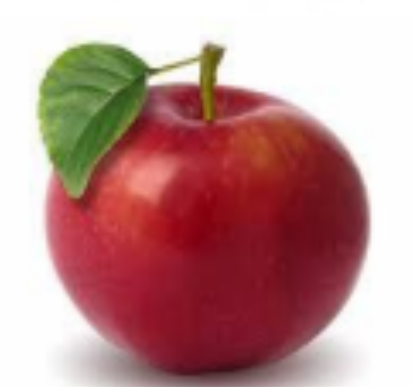
#> input picture images/Snake/apple.png, 412 x 387 px
$ python -i snake.py   (imports and definitions only)
#> lines starting #> are read from the running program, lines starting #| are printed output that depends on the picture; after the words box and inside, x2 and y2 are one past the last pixel; in counts of white or black regions, pixels touching at a corner belong together
### Core/imageMode.py
import numpy as np


def rgb_to_grayscale(image):
    """Convert an RGB image to grayscale using luminosity method."""
    r, g, b = image[:, :, 0], image[:, :, 1], image[:, :, 2]
    grayscale = 0.2989 * r + 0.5870 * g + 0.1140 * b  # Standard grayscale conversion
    return grayscale.astype(np.uint8)

# [13 lines left out: functions rgb_to_yuv, yuv_to_rgb, not called in this run]


def normalize_image(image):
    """Apply zero mean and unit variance normalization."""
    mean_val = np.mean(image)  # Compute mean intensity
    std_val = np.std(image)  # Compute standard deviation

    if std_val == 0:  # Avoid division by zero
        std_val = 1

    normalized_image = (image - mean_val) / std_val  # Zero mean normalization

    normalized_image = ((normalized_image - normalized_image.min()) /
                        (normalized_image.max() - normalized_image.min())) * 255

    return normalized_image.astype(np.uint8)

# [4 lines left out: function prepare_for_display, not called in this run]

### Core/kernelConvolution.py
import math

import numpy as np

from Core.imageMode import rgb_to_grayscale


def custom_convolution(image, kernel):
    if len(image.shape) == 3:
        image = rgb_to_grayscale(image)

    image_height, image_width = image.shape
    kernel_height, kernel_width = kernel.shape

    pad_height = kernel_height // 2
    pad_width = kernel_width // 2
    padded_image = np.pad(image, ((pad_height, pad_height), (pad_width, pad_width)), mode='symmetric')
    output = np.zeros_like(image)

    for i in range(image_height):
        for j in range(image_width):
            region = padded_image[i:i+kernel_height, j:j+kernel_width]
            output[i, j] = np.sum(region * kernel)

    return output


def custom_normalize(image, out_min=0, out_max=255):
    """
    Normalize image values to a specific range without using OpenCV.
    """
    # Handle empty images
    if image is None or image.size == 0:
        return None

    # Get min and max values
    img_min = np.min(image)
    img_max = np.max(image)

    # Avoid division by zero
    if img_max == img_min:
        return np.ones_like(image) * out_min

    # Normalize to specified range
    normalized = (image - img_min) * (out_max - out_min) / (img_max - img_min) + out_min
    return normalized.astype(np.uint8)

def generate_sobel_kernels(kernel_size):
    if kernel_size % 2 == 0:
        raise ValueError("Kernel size must be an odd number.")

    if kernel_size == 3:
        Gx = np.array([[1, 0, -1],
                       [2, 0, -2],
                       [1, 0, -1]])

        Gy = np.array([[1, 2, 1],
                       [0, 0, 0],
                       [-1, -2, -1]])
    else:
        pascal_row = np.array([math.comb(kernel_size - 1, i) for i in range(kernel_size)])
        deriv_kernel = np.array([-i for i in range(-(kernel_size // 2), kernel_size // 2 + 1)])
        Gx = np.outer(deriv_kernel, pascal_row)
        Gy = np.outer(pascal_row, deriv_kernel)

    Gx = Gx / np.sum(np.abs(Gx))
    Gy = Gy / np.sum(np.abs(Gy))

    return Gx, Gy

def sobel(image, kernel_size=3):
    Gx, Gy = generate_sobel_kernels(kernel_size)
    gradient_x = custom_convolution(image, Gx)
    gradient_y = custom_convolution(image, Gy)
    gradient_magnitude = np.sqrt(gradient_x**2 + gradient_y**2)
    gradient_direction = np.arctan2(gradient_y, gradient_x)
    gradient_magnitude = custom_normalize(gradient_magnitude, 0, 255)
    return gradient_x, gradient_y, gradient_magnitude, gradient_direction

def gaussian_kernel(size, sigma=1):
    ax = np.linspace(-(size // 2), size // 2, size)
    x, y = np.meshgrid(ax, ax)
    kernel = np.exp(-(x**2 + y**2) / (2 * sigma**2))
    return kernel / np.sum(kernel)

def gaussian_filter(image, kernel_size=5, sigma=1.5):
    kernel = gaussian_kernel(kernel_size, sigma)
    return custom_convolution(image, kernel).astype(np.uint8)

### Core/canny.py
# Canny filter implementation
from Core.kernelConvolution import gaussian_filter, sobel
import numpy as np

def canny(image, low_threshold=100, high_threshold=150):
    """
    image: rgb image
    low_threshold: low threshold for edge detection
    high_threshold: high threshold for edge detection
    return: edges detected using canny filter (2d array)
    """
    # image = gaussian_filter(image, 3, 2)
    image = gaussian_filter(image, 4, 1)
    _, _, magnitude, direction = sobel(image)
    suppressed = non_maximum(magnitude, direction)
    thresholded = double_threshold(suppressed, low_threshold, high_threshold)
    final_edges = hysteresis(thresholded)
    return final_edges.astype(np.uint8)

def non_maximum(magnitude, direction):
    """
    magnitude: magnitude of the gradient
    direction: direction of the gradient (radians)
    return: non-maximum suppressed image (2d array)
    """
    quantized_directions = quantization(direction)
    suppressed = np.zeros_like(magnitude)
    for y in range(1, magnitude.shape[0] - 1):
        for x in range(1, magnitude.shape[1] - 1):
            current_magnitude = magnitude[y, x]
            current_direction = quantized_directions[y, x]

            if current_direction == 0:  # Horizontal
                neighbors = [magnitude[y, x-1], magnitude[y, x+1]]
            elif current_direction == 45:  # Diagonal
                neighbors = [magnitude[y-1, x+1], magnitude[y+1, x-1]]
            elif current_direction == 90:  # Vertical
                neighbors = [magnitude[y-1, x], magnitude[y+1, x]]
            elif current_direction == 135:  # Anti-diagonal
                neighbors = [magnitude[y-1, x-1], magnitude[y+1, x+1]]
            if current_magnitude >= max(neighbors):
                suppressed[y, x] = current_magnitude
    return suppressed

def quantization(direction):
    """
    direction: direction of the gradient (radians)
    return: quantized directions (0, 45, 90, 135) degrees
    """
    direction = np.rad2deg(direction)
    quantized_directions = np.zeros_like(direction, dtype=int)
    quantized_directions[(direction >= 0) & (direction < 22.5)] = 0
    quantized_directions[(direction >= 22.5) & (direction < 67.5)] = 45
    quantized_directions[(direction >= 67.5) & (direction < 112.5)] = 90
    quantized_directions[(direction >= 112.5) & (direction < 157.5)] = 135
    quantized_directions[(direction >= 157.5) & (direction <= 180)] = 0
    return quantized_directions

def double_threshold(magnitude, low_threshold, high_threshold):
    """
    magnitude: magnitude of the gradient
    low_threshold: low threshold for edge detection
    high_threshold: high threshold for edge detection
    detectes edges by Tl and Th
    return: edges after applying double thresholding
    """
    edges = np.zeros_like(magnitude, dtype=np.uint8)
    strong_edges = (magnitude >= high_threshold)
    weak_edges = (magnitude >= low_threshold) & (magnitude < high_threshold)
    edges[strong_edges] = 255
    edges[weak_edges] = 100
    return edges

def hysteresis(edges):
    """
    edges: edges after applying double thresholding
    iterates over the weak edges and connects them to strong edges
    return: edges after applying hysterisis thresholding
    """
    final_edges = np.zeros_like(edges)
    strong_edges = (edges == 255)
    weak_edges = (edges == 100)
    final_edges[strong_edges] = 255
    neighbors = [(-1, -1), (-1, 0), (-1, 1),
                 (0, -1),          (0, 1),
                 (1, -1),  (1, 0), (1, 1)]
    for y in range(1, edges.shape[0] - 1):
        for x in range(1, edges.shape[1] - 1):
            if weak_edges[y, x]:
                for dy, dx in neighbors:
                    if final_edges[y + dy, x + dx] == 255:
                        final_edges[y, x] = 255
                        break
    return final_edges

# --------------Test the function---------------
# [35 lines left out: function test_edge_filters, not called in this run]

# test_edge_filters()

### Core/snake.py
import cv2
import numpy as np
import matplotlib.pyplot as plt
from Core.kernelConvolution import gaussian_filter, sobel, custom_convolution
from Core.imageMode import normalize_image, rgb_to_grayscale
from Core.canny import canny

start_point = None
end_point = None
cropping = False

# [32 lines left out: function select_initial_region, not called in this run]

def detect_edges(img):
    if img is None:
        raise ValueError("Input image is None")
    gray = rgb_to_grayscale(img)
    # blurred = gaussian_filter(gray, 5, 1)
    edges1 = canny(gray, 50, 100)
    edges2 = canny(gray, 50, 150)
    edges3 = canny(gray, 80, 200)
    combined_edges = np.maximum.reduce([edges1, edges2, edges3])
    return gray, combined_edges, img

def compute_energy_maps(image):
    gray, combined_edges, original_img = detect_edges(image)
    blurred = gaussian_filter(gray, 5, 1)
    _, _, gradient_magnitude, _ = sobel(blurred, 3)

    # Compute energy map as a weighted sum of gradient magnitude and edges
    # E = 255 - (0.6 * |∇I| + 0.4 * E_edges)
    energy_map = 255 - (0.6 * gradient_magnitude + 0.4 * combined_edges)

    edge_distance = distance_transform(255 - combined_edges)
    edge_distance = normalize_image(edge_distance)

    # Combined energy function , weighted average
    # E_combined = 0.5 * E_gradient + 0.5 * E_distance
    combined_energy = 0.5 * energy_map + 0.5 * edge_distance
    combined_energy = combined_energy.astype(np.float32)

    # Smooth the energy map to reduce noise
    energy_map_smooth = gaussian_filter(combined_energy, 5, 1)
    return energy_map_smooth, original_img

# [160 lines left out: functions compute_gradient_directions, initialize_contour, compute_external_forces, compute_internal_forces, smooth_contour, greedy_algorithm and 1 more, not called in this run]

def distance_transform(image):
    dist = np.full(image.shape, np.inf, dtype=np.float32)
    h, w = image.shape

    # First pass: top-left to bottom-right
    for y in range(h):
        for x in range(w):
            if image[y, x] == 0:
                dist[y, x] = 0
            else:
                if x > 0:
                    dist[y, x] = min(dist[y, x], dist[y, x - 1] + 1)
                if y > 0:
                    dist[y, x] = min(dist[y, x], dist[y - 1, x] + 1)

    # Second pass: bottom-right to top-left
    for y in range(h - 1, -1, -1):
        for x in range(w - 1, -1, -1):
            if x < w - 1:
                dist[y, x] = min(dist[y, x], dist[y, x + 1] + 1)
            if y < h - 1:
                dist[y, x] = min(dist[y, x], dist[y + 1, x] + 1)

    return dist

# [35 lines left out: functions draw_line, resample_contour, not called in this run]

# Explanation of the energy equation:
# The energy equation used in the active contour model is a combination of internal and external energies.
# Internal energy (E_int) is responsible for the smoothness and rigidity of the contour and is computed using gradient-based forces, smoothing, and rigidity.
# External energy (E_ext) is responsible for attracting the contour to the edges and is computed using radial forces based on the energy map.
# The total energy (E) is given by:
# E = E_int + E_ext
# where E_int = alpha * (gradient-based forces) + beta * (rigidity forces) and E_ext = gamma * (radial forces).

# Explanation of the greedy algorithm:
# The active contour model is a greedy algorithm because it iteratively updates the contour to minimize the energy function.
# In each iteration, the algorithm makes a locally optimal choice by adjusting the contour points based on the computed forces.
# This process continues until the contour converges to a stable shape, representing a locally optimal solution.

# Parameter ranges:
# alpha: Controls the elasticity of the contour (range: 0.0 to 1.0)
# beta: Controls the rigidity of the contour (range: 0.0 to 1.0)
# gamma: Controls the attraction to the edges (range: 0.0 to 1.0)

# [16 lines not run here, left out]

>>> import cv2
>>> picture = cv2.imread('../images/Snake/apple.png')
#> picture is the input picture: shape (387, 412, 3); mean B, G, R 144.1, 145.4, 190.9
>>> result = compute_energy_maps(picture)
#> in sobel, `gradient_direction = np.arctan2(gradient_y, gradient_x)`:
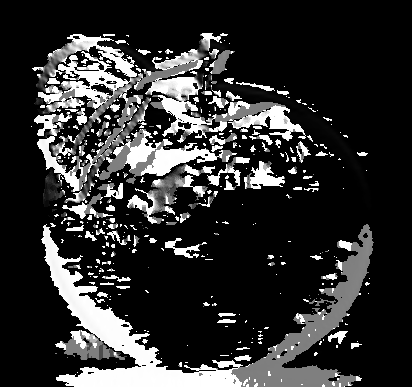
#> gradient_direction: shape (387, 412) float16; min 0, max 1.57, mean 0.302; drawn with min black and max white
#> in custom_normalize, `img_min = np.min(image)`: img_min = 0
#> in custom_normalize, `img_max = np.max(image)`: img_max = 15.91
#> in non_maximum, `quantized_directions = quantization(direction)`:
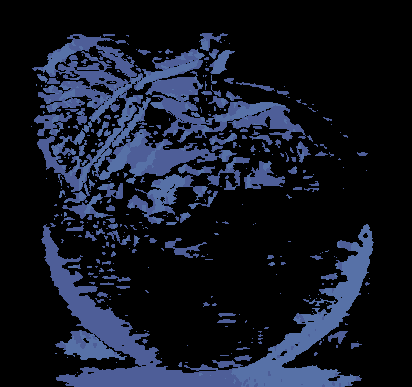
#> quantized_directions: shape (387, 412) int64; 3 distinct labels, from 0 to 90; one colour per label, 0 black
#> in double_threshold, `strong_edges = (magnitude >= high_threshold)`:
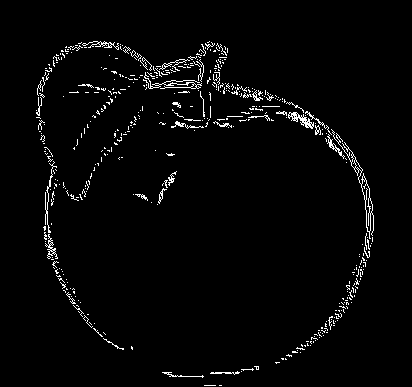
#> strong_edges: shape (387, 412) bool; 2.6% white in thin lines or dots, all inside (x1, y1, x2, y2) = (36, 41, 374, 386)
#> in double_threshold, `weak_edges = (magnitude >= low_threshold) & (magnitude < high_threshold)`: weak_edges: shape (387, 412) bool; 3.3% white in thin lines or dots, all inside (x1, y1, x2, y2) = (34, 39, 366, 386)
#> in double_threshold (call 2), `strong_edges = (magnitude >= high_threshold)`: strong_edges: shape (387, 412) bool; 1.6% white in thin lines or dots, all inside (x1, y1, x2, y2) = (36, 41, 373, 377)
#> in double_threshold (call 2), `weak_edges = (magnitude >= low_threshold) & (magnitude < high_threshold)`: weak_edges: shape (387, 412) bool; 4.3% white in thin lines or dots, all inside (x1, y1, x2, y2) = (34, 39, 374, 386)
#> in double_threshold (call 3), `strong_edges = (magnitude >= high_threshold)`: strong_edges: shape (387, 412) bool; 1.1% white in thin lines or dots, all inside (x1, y1, x2, y2) = (36, 41, 373, 353)
#> in double_threshold (call 3), `weak_edges = (magnitude >= low_threshold) & (magnitude < high_threshold)`: weak_edges: shape (387, 412) bool; 2.8% white in thin lines or dots, all inside (x1, y1, x2, y2) = (36, 39, 374, 386)
#> after the loop in hysteresis (call 3), `for y in range(1, edges.shape[0] - 1):`: final_edges: shape (387, 412); 1.7% white in thin lines or dots, all inside (x1, y1, x2, y2) = (36, 41, 374, 353)
#> after the loop in custom_convolution (call 12), `for i in range(image_height):`:
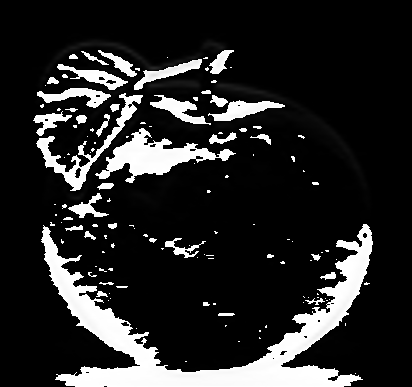
#> output: shape (387, 412); min 0, max 255, mean 39.2
#> in compute_energy_maps, `energy_map = 255 - (0.6 * gradient_magnitude + 0.4 * combined_edges)`:
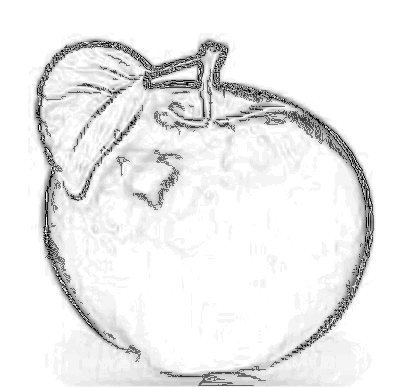
#> energy_map: shape (387, 412) float64; min 0, max 255, mean 237.4
#> after the loop in distance_transform, `for y in range(h - 1, -1, -1):`:
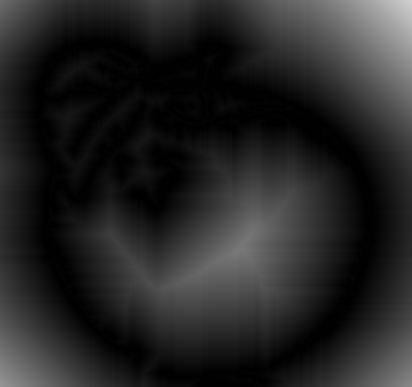
#> dist: shape (387, 412) float32; min 0, max 208, mean 37.5
#> in normalize_image, `mean_val = np.mean(image)`: mean_val = 37.54
#> in normalize_image, `std_val = np.std(image)`: std_val = 35.47
#> in custom_convolution (call 13), `padded_image = np.pad(image, ((pad_height, pad_height), (pad_width, pa..`:
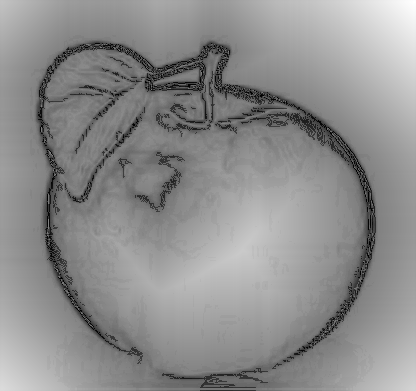
#> padded_image: shape (391, 416) float32; min 0, max 255, mean 142
